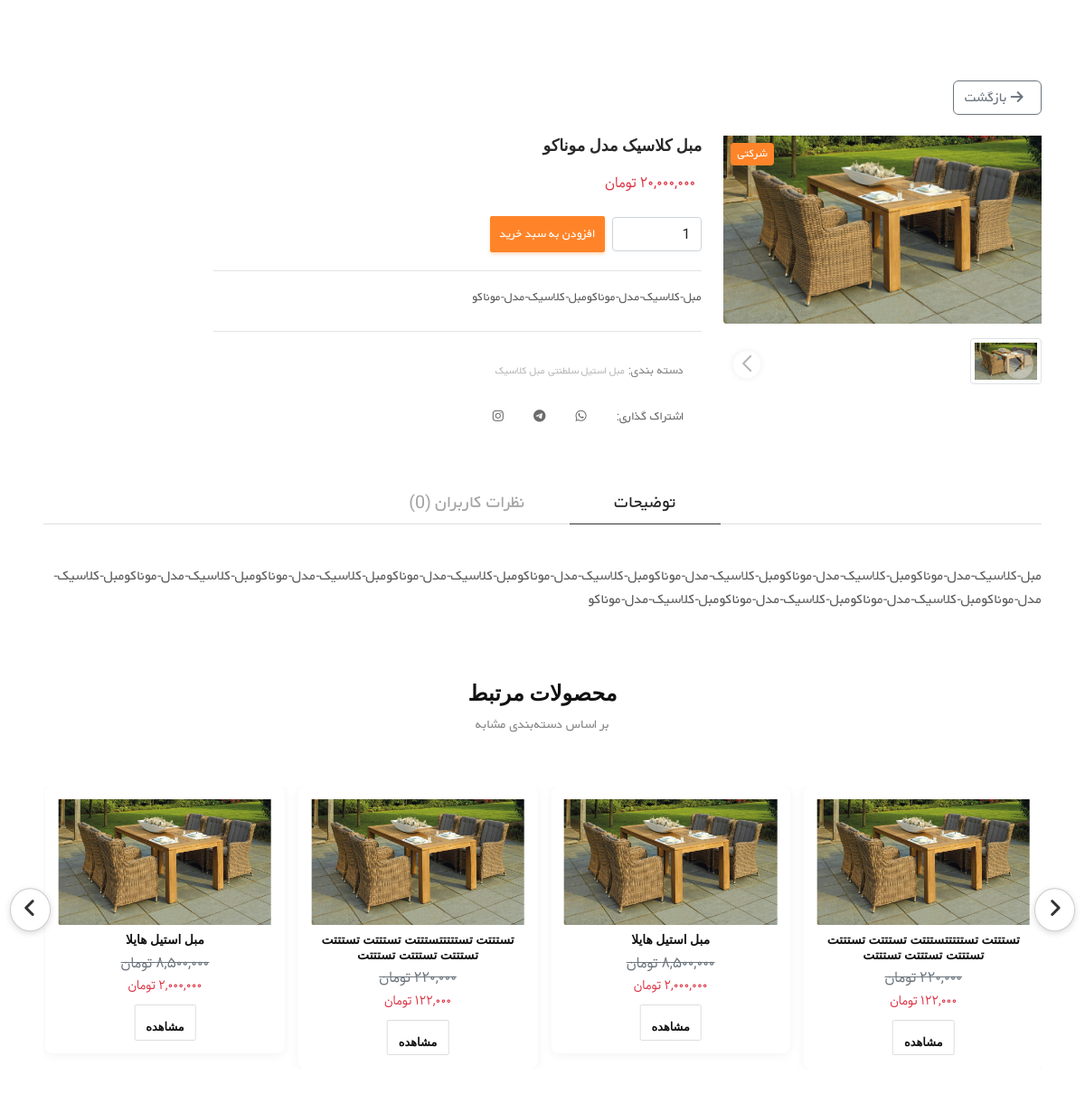
Screenshot of /products/مبل-کلاسیک-مدل-موناکو/ with the database file from the repository.
### product_module/models.py (models this page shows, shortened)
class Product(models.Model):
    title = models.CharField(max_length=300, verbose_name='نام محصول')
    product_quantity = models.BooleanField(verbose_name='موجودی محصول', default=True, null=True)
    image = models.ImageField(upload_to='images/products', null=True, blank=True, verbose_name='تصویر محصول')
    category = models.ManyToManyField(ProductCategory, related_name='product_categories', verbose_name='دسته بندی ها')
    discount_price = models.IntegerField(verbose_name='قیمت تخفیف', null=True)
    price = models.IntegerField(verbose_name='قیمت اصلی')
    cheque_price = models.IntegerField(null=True, blank=True, verbose_name='قیمت چکی')
    slug = models.SlugField(default="", null=False, db_index=True, blank=True, max_length=200, unique=True, verbose_name='عنوان در url', allow_unicode=True)
    short_description = RichTextField(null=True, blank=True, verbose_name='توضیح کوتاه')
    description = RichTextField(null=True, blank=True, verbose_name='توضیح کامل')
    badge_text = models.CharField(max_length=50, null=True, blank=True, verbose_name='متن بج (نشان)')
    is_new = models.BooleanField(
        default=False,
        verbose_name='محصول جدید؟',
        help_text='اگر این تیک فعال باشد، بج "جدید" زیر بج اصلی نمایش داده می‌شود.'
    )
    is_discount_active = models.BooleanField(verbose_name='تخفیف فعال است؟', default=False, help_text='اگر مایل به نمایش این تخفیف در سایت هستید این تیک را بزنید.')
    is_active = models.BooleanField(default=False, verbose_name='فعال / غیرفعال')
    is_delete = models.BooleanField(verbose_name='حذف شده / نشده')
    has_custom_options = models.BooleanField(
        default=False,
        verbose_name='آیا این محصول نیاز به مشخصات انتخابی دارد؟'
    )
    def get_absolute_url(self):
        return reverse('product_detail', args=[self.slug])
    def discount_percent(self):
        if self.is_discount_active and self.price and self.discount_price:
            try:
                discount = 100 - int((self.discount_price / self.price) * 100)
                return discount
            except ZeroDivisionError:
                return 0
        return None
    class Meta:
        verbose_name = 'محصول'
        verbose_name_plural = 'محصولات'

class ProductCategory(models.Model):
    title = models.CharField(max_length=300, db_index=True, verbose_name='عنوان')
    url_title = models.CharField(max_length=300, db_index=True, verbose_name='عنوان در url', blank=True, editable=False)
    image = models.ImageField(upload_to='category_images/', null=True, blank=True, verbose_name='تصویر دسته‌بندی')
    is_active = models.BooleanField(verbose_name='فعال / غیرفعال')
    is_delete = models.BooleanField(verbose_name='حذف شده / نشده')
    class Meta:
        verbose_name = 'دسته بندی'
        verbose_name_plural = 'دسته بندی ها'

### product_module/forms.py
class ProductCommentForm(forms.ModelForm):
    class Meta:
        model = ProductComment
        fields = ['text']
        widgets = {
            'text': forms.Textarea(attrs={
                'placeholder': 'نظر خود را بنویسید...',
                'rows': 4,
                'class': 'form-control'
            })
        }
        labels = {
            'text': ''
        }

### polls/templatetags/poll_extras.py (called while the page is built)
def to_persian_numbers(text):
    persian_digits = '۰۱۲۳۴۵۶۷۸۹'
    english_digits = '0123456789'
    translation_table = str.maketrans(english_digits, persian_digits)
    return str(text).translate(translation_table)

@register.filter(name='three_digits_currency')
def three_digits_currency(value: int):
    formatted_value = '{:,}'.format(value) + ' تومان'
    return to_persian_numbers(formatted_value)

### product_module/views.py (called while the page is built)
    def get_context_data(self, **kwargs):
        context = super().get_context_data(**kwargs)
        product = self.get_object()
        context['comments'] = product.comments.all().order_by('-created_at')
        context['form'] = ProductCommentForm()
        context['trending_products'] = (
            Product.objects
            .filter(category__in=product.category.all(), is_active=True, is_delete=False)
            .exclude(id=product.id)
            .distinct()
            .order_by('-id')[:5]
        )
        return context

### site_module/context_processors.py (called while the page is built)
def site_settings(request):
    try:
        site_settings = SiteSettings.objects.filter(is_main_settings=True).first()
        return {
            'site_settings': site_settings
        }
    except Exception:
        return {
            'site_settings': None
        }

### product_module/templates/product_module/product_detail.html (shortened to what this page needs)
{% extends 'shared/_layout.html' %}
{% load poll_extras %}
{% load render_partial %}
{% load humanize %}
{% block content %}
<section class="product-details pt-90 pb-50" dir="rtl">
  <div class="container">
    <div class="row mb-4">
      <div class="col-12">
        <button type="button" class="btn btn-outline-secondary" onclick="goBack()" style="border-radius: 6px;">
          <i class="fa fa-arrow-right me-2"></i> بازگشت
        </button>
      </div>
    </div>
    <div class="row">
      <div class="product-album mb-4 col-xl-4 col-lg-4">
       <div class="position-relative" style="display: inline-block;">
        {% if product.images.all %}
            {% with main_image=product.images.first %}
             {% if main_image.alt_text %}
              <img id="main-product-image" src="{{ main_image.image.url }}" alt="{{ main_image.alt_text }}" class="img-fluid mb-3" style="max-width: 100%; cursor: pointer;" onclick="openLightbox(this.src)">
             {% else %}
              <img id="main-product-image" src="{{ main_image.image.url }}" alt="{{ product.title }}" class="img-fluid mb-3" style="max-width: 100%; cursor: pointer;" onclick="openLightbox(this.src)">
             {% endif %}
            {% endwith %}
        {% elif product.image %}
            <img id="main-product-image" src="{{ product.image.url }}" alt="{{ product.title }}" class="img-fluid mb-3" style="max-width: 100%; cursor: pointer;" onclick="openLightbox(this.src)">
        {% endif %}
        {% if product.badge_text or product.is_new or product.discount_percent %}
        <div class="product__flash-4 position-absolute top-0 start-0 d-flex flex-column align-items-start gap-1 p-2" style="z-index: 2;">
          {% if product.badge_text %}
              <span class="badge badge-neutral rect-badge">{{ product.badge_text }}</span>
          {% endif %}
        </div>
        {% endif %}
       </div>
        <div class="swiper-container product-thumbnails-slider" id="product-thumbnails-swiper" style="max-width: 450px;">
          <div class="swiper-wrapper">
            {% if not product.images.all and product.image %}
              <div class="swiper-slide">
                <img src="{{ product.image.url }}" alt="{{ product.title }}" class="img-thumbnail"
                     style="width: 80px; cursor:pointer;"
                     onclick="document.getElementById('main-product-image').src=this.src;">
              </div>
            {% endif %}
          </div>
           <div class="swiper-button-next custom-swiper-arrow"></div>
        </div>
    </div>
<div class="col-xl-6 col-lg-6">
  <div class="product__modal-content-2">
    <h4>{{ product.title }}</h4>
    <div class="product__price mb-25 text-end">
      {% if product.is_discount_active and product.discount_price %}
        <del class="d-block text-muted mb-1 titr-font">{{ product.price|three_digits_currency }}</del>
        <span class="price text-danger d-block titr-font">{{ product.discount_price|three_digits_currency }}</span>
      {% else %}
        <span class="price text-danger d-block titr-font">{{ product.price|three_digits_currency }}</span>
      {% endif %}
    </div>
    <div class="add-to-cart mt-4 mb-20">
      <div class="d-flex align-items-center gap-2">
        <input type="number" id="product-count" value="1" min="1" class="form-control w-auto" style="max-width: 100px;">
        <button type="button" onclick="addProductToOrderWithAddons({{ product.id }})" class="add-to-cart-btn">افزودن به سبد خرید</button>
      </div>
    </div>
    <div class="product__modal-des mb-30">
      {{ product.short_description|safe }}
    </div>
    <div class="product__tag mb-25">
      <span class="ct mr-20">دسته بندی:</span>
      {% for cat in product.category.all %}
        <span><a href="{% url 'product-categories_list' cat.url_title %}">{{ cat.title }}</a></span>
      {% endfor %}
    </div>
    <div class="product__share mt-4">
      <span>اشتراک گذاری:</span>
      <ul>
        <li><a href="https://wa.me/?text={{ request.build_absolute_uri }}" target="_blank"><i class="fab fa-whatsapp"></i></a></li>
        <li><a href="https://t.me/share/url?url={{ request.build_absolute_uri }}&text={{ product.title }}" target="_blank"><i class="fab fa-telegram"></i></a></li>
        <li><a href="https://www.instagram.com/" target="_blank"><i class="fab fa-instagram"></i></a></li>
      </ul>
    </div>
  </div>
</div>
    </div>
    <div class="row mt-70">
      <div class="col-xl-12">
        <div class="product__details-tab">
          <div class="product__details-tab-nav text-center mb-45">
            <nav>
              <div class="nav nav-tabs justify-content-start justify-content-sm-center" id="pro-details" role="tablist">
                <a class="nav-item nav-link active" id="des-tab" data-bs-toggle="tab" href="#des" role="tab" aria-controls="des" aria-selected="true">توضیحات</a>
                <a class="nav-item nav-link" id="review-tab" data-bs-toggle="tab" href="#review" role="tab" aria-controls="review" aria-selected="false">نظرات کاربران ({{ comments|length }})</a>
              </div>
            </nav>
          </div>
          <div class="tab-content" id="pro-detailsContent">
            <div class="tab-pane fade active show" id="des" role="tabpanel">
              <div class="product__details-des mb-20">
                {{ product.description|safe }}
              </div>
            </div>
          </div>
        </div>
      </div>
    </div>
    {% if trending_products %}
  <div class="row mt-50">
    <div class="col-12">
      <div class="trending__info text-center">
        <h5>محصولات مرتبط</h5>
        <p>بر اساس دسته‌بندی مشابه</p>
      </div>
    </div>
    <div class="col-12 position-relative">
      <div class="trending-slider-nav trending-slider-prev">
        <button class="trending-arrow-btn"><i class="far fa-angle-right"></i></button>
      </div>
      <div class="trending-slider owl-carousel owl-theme mt-40">
        {% for trend in trending_products %}
          <div class="item">
            <div class="trending-card">
              <div class="trending-image">
                <a href="{{ trend.get_absolute_url }}">
                  <img src="{{ trend.image.url }}" alt="{{ trend.title }}" class="img-fluid">
                </a>
              </div>
              <div class="trending-content text-center mt-2">
                <h6 class="mb-1">{{ trend.title }}</h6>
                {% if trend.is_discount_active and trend.discount_price %}
                  <del class="d-block text-muted titr-font">{{ trend.price|three_digits_currency }}</del>
                  <span class="text-danger d-block titr-font">{{ trend.discount_price|three_digits_currency }}</span>
                {% else %}
                  <span class="d-block titr-font">{{ trend.price|three_digits_currency }}</span>
                {% endif %}
                <a href="{{ trend.get_absolute_url }}" class="select-btn btn-sm mt-2">مشاهده</a>
              </div>
            </div>
          </div>
        {% endfor %}
      </div>
      <div class="trending-slider-nav trending-slider-next">
        <button class="trending-arrow-btn"><i class="far fa-angle-left"></i></button>
      </div>
    </div>
  </div>
{% endif %}
  </div>
</section>
{% endblock %}

### static/css/default.css (style rules this page uses)
.mt-40 { margin-top:40px }
.mt-50 { margin-top:50px }
.mt-70 { margin-top:70px }
.mb-20 { margin-bottom:20px }
.mb-25 { margin-bottom:25px }
.mb-30 { margin-bottom:30px }
.mb-45 { margin-bottom:45px }
.mr-20 { margin-right:20px }
.pt-90 { padding-top:90px }
.pb-50 { padding-bottom:50px }

### rows the page displays
Product: image (picture), badge_text "شرکتی", title "مبل کلاسیک مدل موناکو", price|three_digits_currency "۲۰,۰۰۰,۰۰۰ تومان", short_description "مبل-کلاسیک-مدل-موناکومبل-کلاسیک-مدل-موناکو", description "مبل-کلاسیک-مدل-موناکومبل-کلاسیک-مدل-موناکومبل-کلاسیک-مدل-موناکومبل-کلاسیک-مدل-موناکومبل-کلاسیک-مدل-موناکومبل-کلاسیک-مدل-موناکومبل-کلاسیک-مدل-موناکومبل-کلاسیک-مدل-موناکومبل-کلاسیک-مدل-موناکومبل-کلاسیک-مدل-موناکومبل-کلاسیک-مدل-موناکو"
ProductCategory: title "مبل استیل سلطنتی"
ProductCategory: title "مبل کلاسیک"
Product: image (picture), title "تستتتت تستتتتتستتتت تستتتت تستتتت تستتتت تستتتت تستتتت", price|three_digits_currency "۲۲۰,۰۰۰ تومان", discount_price|three_digits_currency "۱۲۲,۰۰۰ تومان"
Product: image (picture), title "مبل استیل هایلا", price|three_digits_currency "۸,۵۰۰,۰۰۰ تومان", discount_price|three_digits_currency "۲,۰۰۰,۰۰۰ تومان"

### other values shown
{{ comments|length }} "0"
